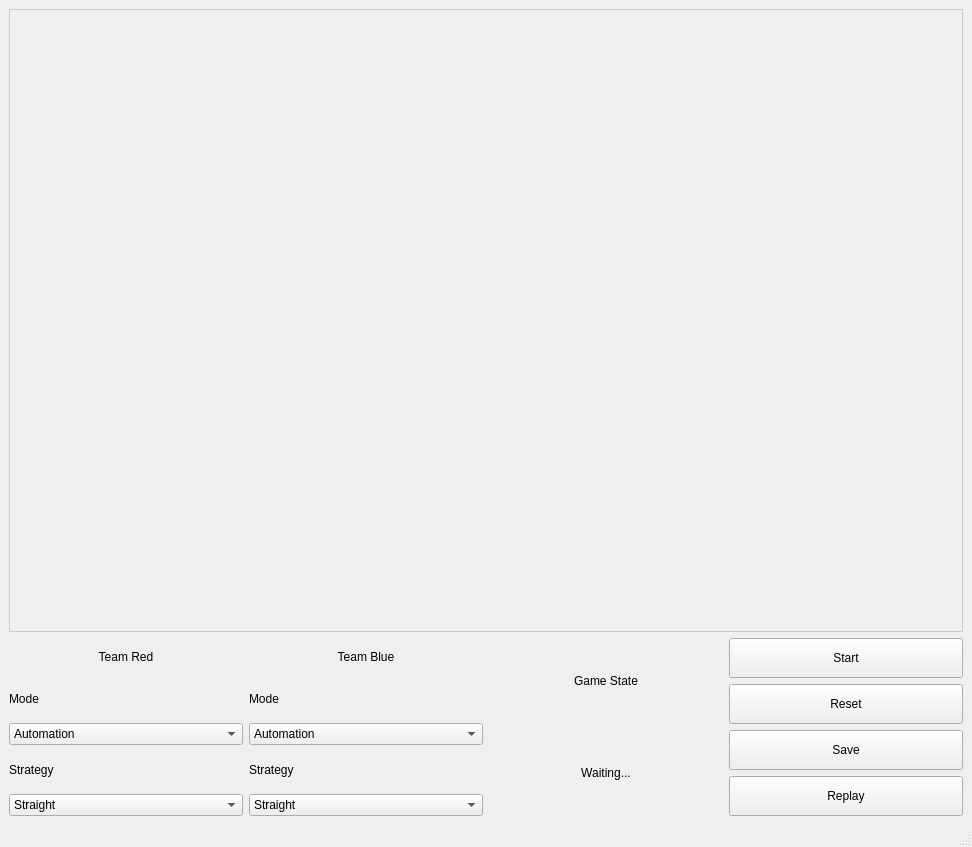
<?xml version="1.0" encoding="UTF-8"?>
<ui version="4.0">
 <class>MainWindow</class>
 <widget class="QMainWindow" name="MainWindow">
  <property name="geometry">
   <rect>
    <x>0</x>
    <y>0</y>
    <width>972</width>
    <height>847</height>
   </rect>
  </property>
  <property name="windowTitle">
   <string>Game Board</string>
  </property>
  <widget class="QWidget" name="centralwidget">
   <layout class="QVBoxLayout" name="mainLayout">
    <item>
     <widget class="QGraphicsView" name="graphicsView">
      <property name="sizePolicy">
       <sizepolicy hsizetype="Expanding" vsizetype="Expanding">
        <horstretch>1</horstretch>
        <verstretch>5</verstretch>
       </sizepolicy>
      </property>
      <property name="minimumSize">
       <size>
        <width>0</width>
        <height>300</height>
       </size>
      </property>
      <property name="styleSheet">
       <string notr="true">background-color: #f0f0f0; border: 1px solid #ccc;</string>
      </property>
     </widget>
    </item>
    <item>
     <layout class="QHBoxLayout" name="controlLayout">
      <item>
       <layout class="QVBoxLayout" name="teamLayout">
        <item>
         <widget class="QLabel" name="labelTeam1">
          <property name="text">
           <string>Team Red</string>
          </property>
          <property name="alignment">
           <set>Qt::AlignCenter</set>
          </property>
         </widget>
        </item>
        <item>
         <widget class="QLabel" name="labelModeRed">
          <property name="text">
           <string>Mode</string>
          </property>
         </widget>
        </item>
        <item>
         <widget class="QComboBox" name="comboBox_ModeRed">
          <item><property name="text"><string>Automation</string></property></item>
          <item><property name="text"><string>Xbox</string></property></item>
         </widget>
        </item>
        <item>
         <widget class="QLabel" name="labelStrategyRed">
          <property name="text">
           <string>Strategy</string>
          </property>
         </widget>
        </item>
        <item>
         <widget class="QComboBox" name="comboBox_StrategyRed">
          <item><property name="text"><string>Straight</string></property></item>
          <item><property name="text"><string>Random</string></property></item>
          <item><property name="text"><string>A*</string></property></item>
         </widget>
        </item>
       </layout>
      </item>

      <item>
       <layout class="QVBoxLayout" name="teamLayout2">
        <item>
         <widget class="QLabel" name="labelTeam2">
          <property name="text">
           <string>Team Blue</string>
          </property>
          <property name="alignment">
           <set>Qt::AlignCenter</set>
          </property>
         </widget>
        </item>
        <item>
         <widget class="QLabel" name="labelModeBlue">
          <property name="text">
           <string>Mode</string>
          </property>
         </widget>
        </item>
        <item>
         <widget class="QComboBox" name="comboBox_ModeBlue">
          <item><property name="text"><string>Automation</string></property></item>
          <item><property name="text"><string>Xbox</string></property></item>
         </widget>
        </item>
        <item>
         <widget class="QLabel" name="labelStrategyBlue">
          <property name="text">
           <string>Strategy</string>
          </property>
         </widget>
        </item>
        <item>
         <widget class="QComboBox" name="comboBox_StrategyBlue">
          <item><property name="text"><string>Straight</string></property></item>
          <item><property name="text"><string>Random</string></property></item>
          <item><property name="text"><string>A*</string></property></item>
         </widget>
        </item>
       </layout>
      </item>

      <item>
       <layout class="QVBoxLayout" name="modeLayout">
        <item>
         <widget class="QLabel" name="labelMode">
          <property name="text">
           <string>Game State</string>
          </property>
          <property name="alignment">
           <set>Qt::AlignCenter</set>
          </property>
         </widget>
        </item>
        <item>
         <widget class="QLabel" name="labelGameState">
          <property name="text">
           <string>Waiting...</string>
          </property>
          <property name="alignment">
           <set>Qt::AlignCenter</set>
          </property>
         </widget>
        </item>
       </layout>
      </item>

      <item>
       <layout class="QVBoxLayout" name="buttonLayout">
        <item>
         <widget class="QPushButton" name="pushButton_Start">
          <property name="minimumSize">
           <size><width>100</width><height>40</height></size>
          </property>
          <property name="text"><string>Start</string></property>
         </widget>
        </item>
        <item>
         <widget class="QPushButton" name="pushButton_Reset">
          <property name="minimumSize">
           <size><width>100</width><height>40</height></size>
          </property>
          <property name="text"><string>Reset</string></property>
         </widget>
        </item>
        <item>
         <widget class="QPushButton" name="pushButton_Save">
          <property name="minimumSize">
           <size><width>100</width><height>40</height></size>
          </property>
          <property name="text"><string>Save</string></property>
         </widget>
        </item>
        <item>
         <widget class="QPushButton" name="pushButton_Replay">
          <property name="minimumSize">
           <size><width>100</width><height>40</height></size>
          </property>
          <property name="text"><string>Replay</string></property>
         </widget>
        </item>
       </layout>
      </item>
     </layout>
    </item>
   </layout>
  </widget>
  <widget class="QMenuBar" name="menubar"/>
  <widget class="QStatusBar" name="statusbar"/>
 </widget>
 <resources/>
 <connections/>
</ui>
